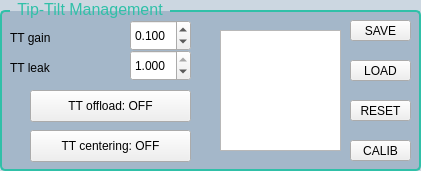
  <widget class="QGroupBox" name="groupBox_7">
   <property name="geometry">
    <rect>
     <x>820</x>
     <y>190</y>
     <width>421</width>
     <height>171</height>
    </rect>
   </property>
   <property name="styleSheet">
    <string notr="true">QGroupBox {
    font-size: 16px;
    color: #30c0a8;
    border: 2px solid #30c0a8;
    border-radius: 5px;
    margin-top: 10px;
    background-color: rgba(24, 72, 120, 0.22);
}

QGroupBox::title {
    subcontrol-origin: margin;
    left: 10px;
    padding: 0 5px;
}
</string>
   </property>
   <property name="locale">
    <locale language="English" country="UnitedStates"/>
   </property>
   <property name="title">
    <string>Tip-Tilt Management</string>
   </property>
   <widget class="QLabel" name="label_tt_centering_gain">
    <property name="geometry">
     <rect>
      <x>10</x>
      <y>30</y>
      <width>141</width>
      <height>16</height>
     </rect>
    </property>
    <property name="locale">
     <locale language="English" country="UnitedStates"/>
    </property>
    <property name="text">
     <string>TT gain</string>
    </property>
   </widget>
   <widget class="QDoubleSpinBox" name="tt_centering_gain">
    <property name="geometry">
     <rect>
      <x>130</x>
      <y>20</y>
      <width>61</width>
      <height>31</height>
     </rect>
    </property>
    <property name="locale">
     <locale language="English" country="UnitedStates"/>
    </property>
    <property name="decimals">
     <number>3</number>
    </property>
    <property name="maximum">
     <double>1.000000000000000</double>
    </property>
    <property name="singleStep">
     <double>0.050000000000000</double>
    </property>
    <property name="value">
     <double>0.100000000000000</double>
    </property>
   </widget>
   <widget class="QPushButton" name="set_tt_centering">
    <property name="geometry">
     <rect>
      <x>30</x>
      <y>130</y>
      <width>161</width>
      <height>32</height>
     </rect>
    </property>
    <property name="locale">
     <locale language="English" country="UnitedStates"/>
    </property>
    <property name="text">
     <string>TT centering: OFF</string>
    </property>
   </widget>
   <widget class="GraphicsView" name="ttView">
    <property name="geometry">
     <rect>
      <x>220</x>
      <y>30</y>
      <width>121</width>
      <height>121</height>
     </rect>
    </property>
   </widget>
   <widget class="QPushButton" name="saveTTButton">
    <property name="geometry">
     <rect>
      <x>350</x>
      <y>20</y>
      <width>61</width>
      <height>21</height>
     </rect>
    </property>
    <property name="text">
     <string>SAVE</string>
    </property>
   </widget>
   <widget class="QPushButton" name="loadTTButton">
    <property name="geometry">
     <rect>
      <x>350</x>
      <y>60</y>
      <width>61</width>
      <height>21</height>
     </rect>
    </property>
    <property name="text">
     <string>LOAD</string>
    </property>
   </widget>
   <widget class="QPushButton" name="resetTTButton">
    <property name="geometry">
     <rect>
      <x>350</x>
      <y>100</y>
      <width>61</width>
      <height>21</height>
     </rect>
    </property>
    <property name="text">
     <string>RESET</string>
    </property>
   </widget>
   <widget class="QLabel" name="label_tt_centering_leak">
    <property name="geometry">
     <rect>
      <x>10</x>
      <y>60</y>
      <width>141</width>
      <height>16</height>
     </rect>
    </property>
    <property name="locale">
     <locale language="English" country="UnitedStates"/>
    </property>
    <property name="text">
     <string>TT leak</string>
    </property>
   </widget>
   <widget class="QDoubleSpinBox" name="tt_centering_leak">
    <property name="geometry">
     <rect>
      <x>130</x>
      <y>50</y>
      <width>61</width>
      <height>31</height>
     </rect>
    </property>
    <property name="locale">
     <locale language="English" country="UnitedStates"/>
    </property>
    <property name="decimals">
     <number>3</number>
    </property>
    <property name="maximum">
     <double>1.000000000000000</double>
    </property>
    <property name="singleStep">
     <double>0.050000000000000</double>
    </property>
    <property name="value">
     <double>1.000000000000000</double>
    </property>
   </widget>
   <widget class="QPushButton" name="calibrateFastTTButton">
    <property name="geometry">
     <rect>
      <x>350</x>
      <y>140</y>
      <width>61</width>
      <height>21</height>
     </rect>
    </property>
    <property name="text">
     <string>CALIB</string>
    </property>
   </widget>
   <widget class="QPushButton" name="set_tt_offload">
    <property name="geometry">
     <rect>
      <x>30</x>
      <y>90</y>
      <width>161</width>
      <height>32</height>
     </rect>
    </property>
    <property name="locale">
     <locale language="English" country="UnitedStates"/>
    </property>
    <property name="text">
     <string>TT offload: OFF</string>
    </property>
   </widget>
  </widget>
